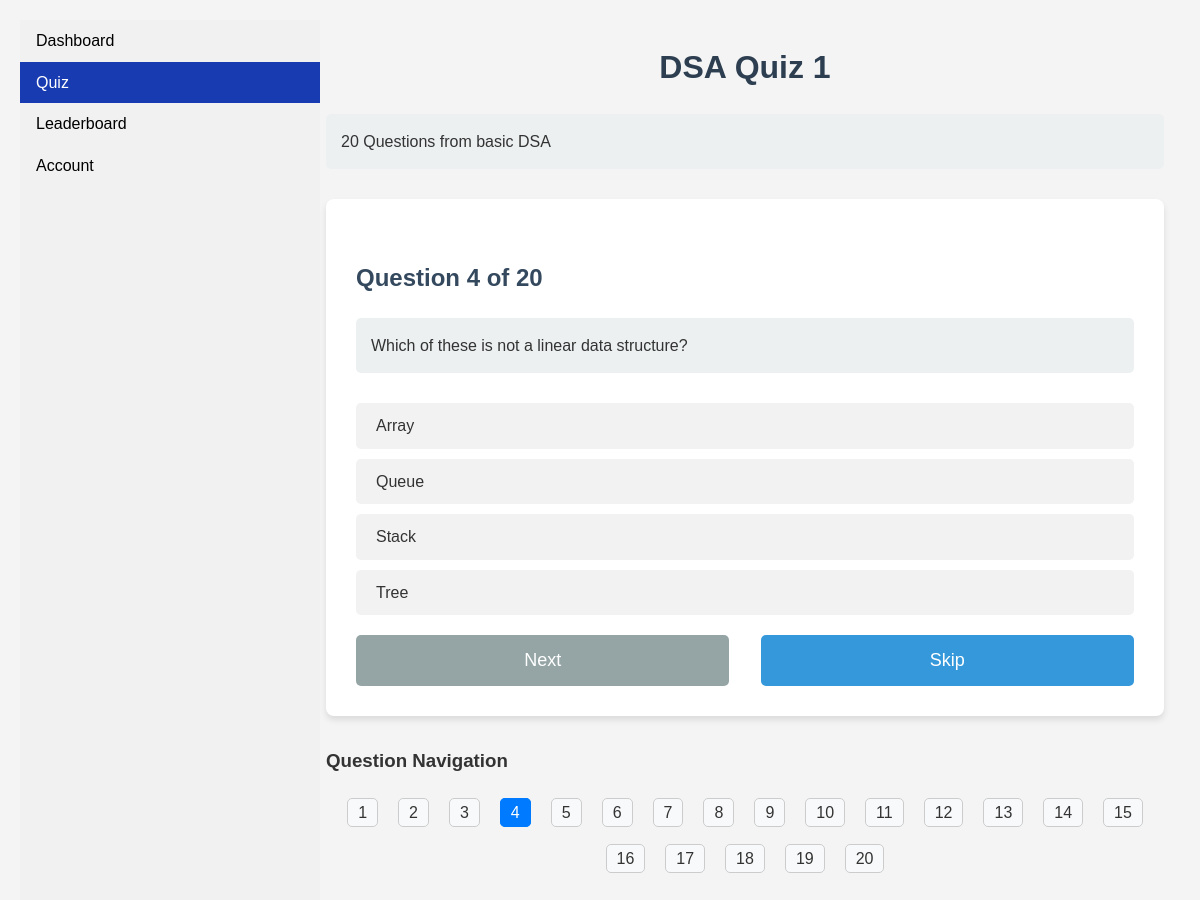
Screenshot of /student/quiz/5/question/4/ with the database file from the repository.
### dashboard/models.py (models this page shows, shortened)
class Quiz(models.Model):
    title = models.CharField(max_length=255)
    description = models.TextField(blank=True)
    organization = models.ForeignKey('users.OrganizationUser', on_delete=models.CASCADE, related_name='quizzes',default=1)
    updated_at = models.DateTimeField(auto_now=True)
    questions = models.ManyToManyField('Question',blank=True)
    class Meta:
        verbose_name = "Quiz"
        verbose_name_plural = "Quizzes"

class Question(models.Model):
    options = (
        ('a','a'),
        ('b','b'),
        ('c','c'),
        ('d','d')
        )
    organization = models.ForeignKey('users.OrganizationUser', on_delete=models.CASCADE, related_name='questions',default=1)
    question_text = models.CharField(max_length=500)
    created_at = models.DateTimeField(auto_now_add=True)
    answera = models.CharField(max_length=50)
    answerb = models.CharField(max_length=50)
    answerc = models.CharField(max_length=50)
    answerd = models.CharField(max_length=50)
    correctanswer = models.CharField(max_length=1,choices=options)
    class Meta:
        verbose_name = "Question"
        verbose_name_plural = "Questions"

### dashboard/views.py (the view, shortened to what this page needs)
# urls.py: path('quiz/<int:quiz_id>/question/<int:question_num>/', views.QuizView.as_view(), name='quiz_view'),
class QuizView(View):
    def get(self, request, quiz_id, question_num=1):
        quiz = get_object_or_404(Quiz, id=quiz_id)
        questions = quiz.questions.all()
        answers = request.session.get('answers')
        if answers == None:
            answers = ['' for i in range(questions.count())]
        request.session['answers'] = answers
        if question_num < 1 or question_num > questions.count():
            return redirect('quiz_view', quiz_id=quiz_id, question_num=1)
        current_question = questions[question_num - 1]
        if question_num > questions.count():
            return redirect('quiz_complete', quiz_id=quiz_id)  # Redirect to completion page
        context = {
            'active':'quiz',
            'quiz': quiz,
            'question': current_question,
            'question_num': question_num,
            'total_questions': questions.count(),
            'lastquestion': False,
            'question_range':list(range(1,questions.count()+1))
        }
        context['lastquestion'] = question_num == questions.count()
        return render(request, 'dashboard/quiz_view.html', context)

### dashboard/templates/dashboard/quiz_view.html (shortened to what this page needs)
{% extends "studentbase.html" %}
{% load static %}
{% block stylesheets %}
    <link rel="stylesheet" href = "{%static "dashboard/quiz_view.css"%}">
{% endblock%}
{% block content %}
    <div>
    <h1>{{ quiz.title }}</h1>
    <p>{{ quiz.description }}</p>
    <div id="question-section">
        <h2>Question {{ question_num }} of {{ total_questions }}</h2>
        <p>{{ question.question_text }}</p>
        <form method="post" id="quizForm">
            <div>
                <label for="option1">{{ question.answera }}</label>
                <label for="option2">{{ question.answerb }}</label>
                <label for="option3">{{ question.answerc }}</label>
                <label for="option4">{{ question.answerd }}</label>
            </div>
            <div class="button-group">
                <button type="submit" id="nextButton" disabled>{% if lastquestion %}Submit{% else %}Next{% endif %}</button>
                <button type="button" id="skipButton" onclick="skipQuestion()">Skip</button>
            </div>
        </form>
    </div>
    <div id="question-navigation">
        <h3>Question Navigation</h3>
        <ul>
            {% for i in question_range %}
                <li>
                    <a href="{% url 'quiz_view' quiz.id i %}" {% if i == question_num %}class="current-question"{% endif %}>
                        {{ i }}
                    </a>
                </li>
            {% endfor %}
        </ul>
    </div>
    </div>
{% endblock %}

### static/studentbase.css (style rules this page uses)
body { font-family: 'Arial', sans-serif; line-height: 1.6; color: #333; margin: 0 auto; padding: 20px; background-color: #f4f4f4; }

### dashboard/static/dashboard/quiz_view.css (style rules this page uses)
div h1 { color: #2c3e50; text-align: center; margin-bottom: 20px; }
div h2 { color: #34495e; margin-top: 30px; }
div p { background-color: #ecf0f1; padding: 15px; border-radius: 5px; margin-bottom: 30px; }
div #question-section { background-color: #fff; padding: 30px; border-radius: 8px; box-shadow: 0 4px 6px rgba(0, 0, 0, 0.1); }
div form { margin-top: 20px; }
div label { display: block; background-color: #f2f2f2; padding: 10px 20px; margin-bottom: 10px; border-radius: 5px; cursor: pointer; transition: background-color 0.3s ease; }
.button-group { display: flex; justify-content: space-between; margin-top: 20px; }
.button-group button { padding: 15px; color: white; border: none; border-radius: 5px; font-size: 18px; cursor: pointer; transition: background-color 0.3s ease; width: 48%; }
.button-group button[type="submit"] { background-color: #2ecc71; }
.button-group button[type="submit"]:disabled { background-color: #95a5a6; cursor: not-allowed; }
.button-group button[type="button"] { background-color: #3498db; }
#question-navigation { margin-top: 30px; }
#question-navigation ul { list-style-type: none; padding: 0; display: flex; flex-wrap: wrap; gap: 10px; justify-content: center; }
#question-navigation li { margin: 5px; }
#question-navigation a { text-decoration: none; padding: 5px 10px; border: 1px solid #ccc; border-radius: 5px; background-color: #f8f9fa; color: #333; transition: all 0.3s ease; }
#question-navigation a.current-question { background-color: #007bff; color: white; border-color: #007bff; }

### rows the page displays
Quiz: title "DSA Quiz 1", description "20 Questions from basic DSA"
Question: question_text "Which of these is not a linear data structure?", answera "Array", answerb "Queue", answerc "Stack", answerd "Tree"

### other values shown
{{ question_num }} "4"
{{ total_questions }} "20"
{{ i }} "1" "2" "3" "4" "5" "6" "7" "8" "9" "10" "11" "12" "13" "14" "15" "16" "17" "18" "19" "20"
